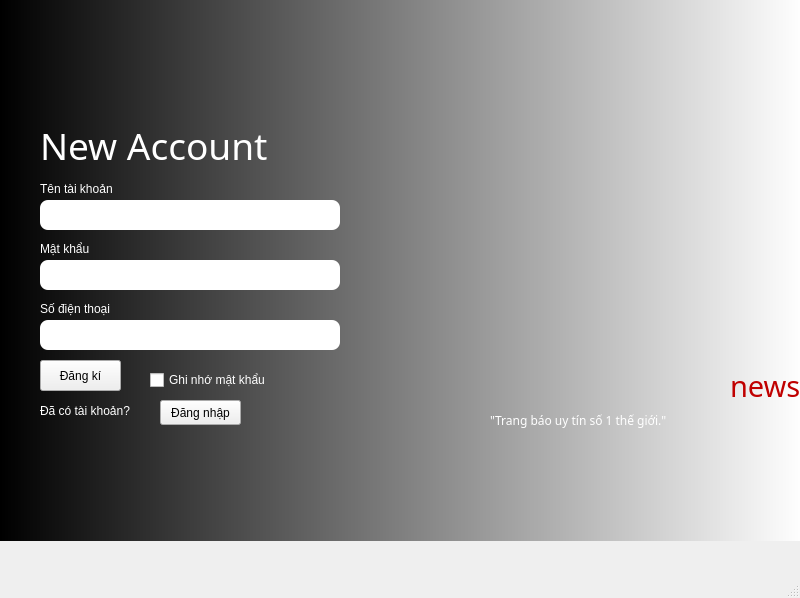
<?xml version="1.0" encoding="UTF-8"?>
<ui version="4.0">
 <class>MainWindow</class>
 <widget class="QMainWindow" name="MainWindow">
  <property name="geometry">
   <rect>
    <x>0</x>
    <y>0</y>
    <width>800</width>
    <height>598</height>
   </rect>
  </property>
  <property name="windowTitle">
   <string>MainWindow</string>
  </property>
  <widget class="QWidget" name="centralwidget">
   <widget class="QWidget" name="widget" native="true">
    <property name="geometry">
     <rect>
      <x>0</x>
      <y>0</y>
      <width>801</width>
      <height>541</height>
     </rect>
    </property>
    <property name="styleSheet">
     <string notr="true"/>
    </property>
    <widget class="QPushButton" name="newacc">
     <property name="geometry">
      <rect>
       <x>40</x>
       <y>360</y>
       <width>81</width>
       <height>31</height>
      </rect>
     </property>
     <property name="text">
      <string>Đăng kí</string>
     </property>
    </widget>
    <widget class="QPushButton" name="login">
     <property name="geometry">
      <rect>
       <x>160</x>
       <y>400</y>
       <width>81</width>
       <height>25</height>
      </rect>
     </property>
     <property name="text">
      <string>Đăng nhập</string>
     </property>
    </widget>
    <widget class="QLabel" name="label">
     <property name="geometry">
      <rect>
       <x>40</x>
       <y>400</y>
       <width>111</width>
       <height>22</height>
      </rect>
     </property>
     <property name="styleSheet">
      <string notr="true">color: rgb(255, 255, 255);</string>
     </property>
     <property name="text">
      <string>Đã có tài khoản?</string>
     </property>
    </widget>
    <widget class="QLabel" name="label_2">
     <property name="geometry">
      <rect>
       <x>490</x>
       <y>160</y>
       <width>251</width>
       <height>251</height>
      </rect>
     </property>
     <property name="text">
      <string/>
     </property>
     <property name="pixmap">
      <pixmap>../../../Desktop/checkpoint02/img/spaces_-MWcLXaW6te9yNIG__kn_avatar-1616661413606.png</pixmap>
     </property>
    </widget>
    <widget class="QLabel" name="label_3">
     <property name="geometry">
      <rect>
       <x>730</x>
       <y>370</y>
       <width>101</width>
       <height>31</height>
      </rect>
     </property>
     <property name="font">
      <font>
       <family>Niagara Engraved</family>
       <pointsize>22</pointsize>
       <underline>false</underline>
      </font>
     </property>
     <property name="styleSheet">
      <string notr="true">color: rgb(192, 0, 0);</string>
     </property>
     <property name="text">
      <string>news</string>
     </property>
     <property name="textFormat">
      <enum>Qt::PlainText</enum>
     </property>
    </widget>
    <widget class="QLabel" name="label_4">
     <property name="geometry">
      <rect>
       <x>490</x>
       <y>410</y>
       <width>291</width>
       <height>21</height>
      </rect>
     </property>
     <property name="font">
      <font>
       <family>MV Boli</family>
       <pointsize>9</pointsize>
      </font>
     </property>
     <property name="styleSheet">
      <string notr="true">color: rgb(255, 255, 255);</string>
     </property>
     <property name="text">
      <string>&quot;Trang báo uy tín số 1 thế giới.&quot;</string>
     </property>
    </widget>
    <widget class="QLabel" name="label_5">
     <property name="geometry">
      <rect>
       <x>40</x>
       <y>110</y>
       <width>331</width>
       <height>71</height>
      </rect>
     </property>
     <property name="font">
      <font>
       <family>Rage Italic</family>
       <pointsize>28</pointsize>
       <italic>false</italic>
      </font>
     </property>
     <property name="styleSheet">
      <string notr="true">color: rgb(255, 255, 255);
</string>
     </property>
     <property name="text">
      <string>New Account</string>
     </property>
    </widget>
    <widget class="QLineEdit" name="username">
     <property name="geometry">
      <rect>
       <x>40</x>
       <y>200</y>
       <width>300</width>
       <height>30</height>
      </rect>
     </property>
     <property name="styleSheet">
      <string notr="true">Border-radius: 8px;
color: rgb(0, 0, 0);
background-color: rgb(255, 255, 255);</string>
     </property>
     <property name="text">
      <string/>
     </property>
    </widget>
    <widget class="QLineEdit" name="password">
     <property name="geometry">
      <rect>
       <x>40</x>
       <y>260</y>
       <width>300</width>
       <height>30</height>
      </rect>
     </property>
     <property name="styleSheet">
      <string notr="true">Border-radius: 8px;
color: rgb(0, 0, 0);
background-color: rgb(255, 255, 255);</string>
     </property>
     <property name="text">
      <string/>
     </property>
    </widget>
    <widget class="QLabel" name="label_6">
     <property name="geometry">
      <rect>
       <x>0</x>
       <y>0</y>
       <width>801</width>
       <height>541</height>
      </rect>
     </property>
     <property name="styleSheet">
      <string notr="true">background-color: qlineargradient(spread:pad, x1:0, y1:0, x2:1, y2:0, stop:0 rgba(0, 0, 0, 255), stop:1 rgba(255, 255, 255, 255));</string>
     </property>
     <property name="text">
      <string/>
     </property>
    </widget>
    <widget class="QLabel" name="label_7">
     <property name="geometry">
      <rect>
       <x>40</x>
       <y>240</y>
       <width>161</width>
       <height>18</height>
      </rect>
     </property>
     <property name="styleSheet">
      <string notr="true">color: rgb(255, 255, 255);
font: 10pt &quot;Microsoft Sans Serif&quot;;</string>
     </property>
     <property name="text">
      <string>Mật khẩu</string>
     </property>
    </widget>
    <widget class="QLabel" name="label_8">
     <property name="geometry">
      <rect>
       <x>40</x>
       <y>180</y>
       <width>141</width>
       <height>18</height>
      </rect>
     </property>
     <property name="styleSheet">
      <string notr="true">color: rgb(255, 255, 255);
font: 10pt &quot;Microsoft Sans Serif&quot;;</string>
     </property>
     <property name="text">
      <string>Tên tài khoản</string>
     </property>
    </widget>
    <widget class="QLabel" name="label_9">
     <property name="geometry">
      <rect>
       <x>40</x>
       <y>300</y>
       <width>141</width>
       <height>18</height>
      </rect>
     </property>
     <property name="styleSheet">
      <string notr="true">color: rgb(255, 255, 255);
font: 10pt &quot;Microsoft Sans Serif&quot;;</string>
     </property>
     <property name="text">
      <string>Số điện thoại </string>
     </property>
    </widget>
    <widget class="QLineEdit" name="username_2">
     <property name="geometry">
      <rect>
       <x>40</x>
       <y>320</y>
       <width>300</width>
       <height>30</height>
      </rect>
     </property>
     <property name="styleSheet">
      <string notr="true">Border-radius: 8px;
color: rgb(0, 0, 0);
background-color: rgb(255, 255, 255);</string>
     </property>
     <property name="text">
      <string/>
     </property>
    </widget>
    <widget class="QCheckBox" name="checkBox">
     <property name="geometry">
      <rect>
       <x>150</x>
       <y>370</y>
       <width>131</width>
       <height>20</height>
      </rect>
     </property>
     <property name="styleSheet">
      <string notr="true">color: rgb(255, 255, 255);</string>
     </property>
     <property name="text">
      <string>Ghi nhớ mật khẩu</string>
     </property>
    </widget>
    <zorder>label_6</zorder>
    <zorder>newacc</zorder>
    <zorder>login</zorder>
    <zorder>label</zorder>
    <zorder>label_2</zorder>
    <zorder>label_3</zorder>
    <zorder>label_4</zorder>
    <zorder>label_5</zorder>
    <zorder>username</zorder>
    <zorder>password</zorder>
    <zorder>label_7</zorder>
    <zorder>label_8</zorder>
    <zorder>label_9</zorder>
    <zorder>username_2</zorder>
    <zorder>checkBox</zorder>
   </widget>
  </widget>
  <widget class="QMenuBar" name="menubar">
   <property name="geometry">
    <rect>
     <x>0</x>
     <y>0</y>
     <width>800</width>
     <height>26</height>
    </rect>
   </property>
  </widget>
  <widget class="QStatusBar" name="statusbar"/>
 </widget>
 <resources/>
 <connections/>
</ui>
